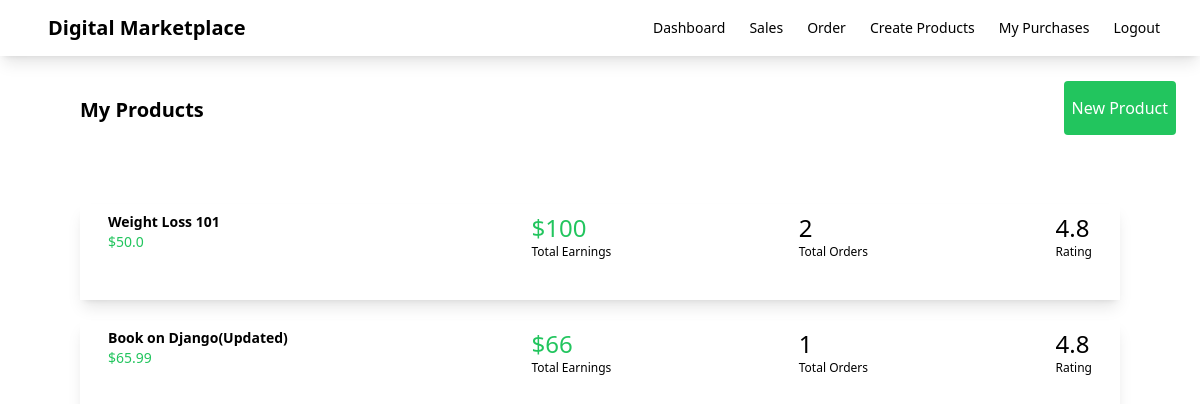
The page /dashboard/ (signed in) on the database its author committed.
### myapp/models.py (models this page shows, shortened)
class Product(models.Model):
    seller = models.ForeignKey(User,on_delete=models.CASCADE)
    name = models.CharField(max_length=100)
    description = models.CharField(max_length=200)
    price = models.FloatField()
    file = models.FileField(upload_to='uploads')
    total_sales_amount = models.IntegerField(default=0)
    total_sales = models.IntegerField(default=0)

### myapp/views.py (the view)
# urls.py: path('dashboard/',views.dashboard,name='dashboard'),
def dashboard(request):
    products = Product.objects.filter(seller = request.user)
    return render(request,'myapp/dashboard.html',{'products':products})

### myapp/templates/myapp/dashboard.html (shortened to what this page needs)
{% extends 'myapp/base.html' %}
{% block body %}
    <div class="flex justify-between">
        <div class="ml-20 mt-10 font-bold text-xl">My Products</div>
        <div class="ml-20 mt-10">
            <a class="bg-green-500 text-white px-2 py-4 mr-6 rounded" href="{% url 'create_product' %}">New Product</a>
        </div>
    </div>
    <div class="product-container p-10 m-5">
        {% for product in products %}
        <div class="flex shadow-lg m-5 p-2 justify-between">
            <div class="flex w-1/4">
            <div class="relative group">
                <a href="{% url 'edit_product' product.id %}">
                <div class="ml-5">
                    <div class="font-bold text-sm">{{product.name}}</div>
                    <div class="text-sm text-green-500">${{product.price}}</div>
                </div>
                </a>
            </div>
            </div>
            <div>
                <div class="text-2xl text-green-500">${{product.total_sales_amount}}</div>
                <div class="text-xs">Total Earnings</div>
            </div>
            <div>
                <div class="text-2xl">{{product.total_sales}}</div>
                <div class="text-xs">Total Orders</div>
            </div>
            <div class="pr-5">
                <div class="text-2xl">4.8</div>
                <div class="text-xs">Rating</div>
            </div>
        </div>
        {% endfor %}
    </div>
{% endblock %}

### rows shown on the page
Product: name "Weight Loss 101", price "50.0", total_sales_amount "100", total_sales "2"
Product: name "Book on Django(Updated)", price "65.99", total_sales_amount "66", total_sales "1"
